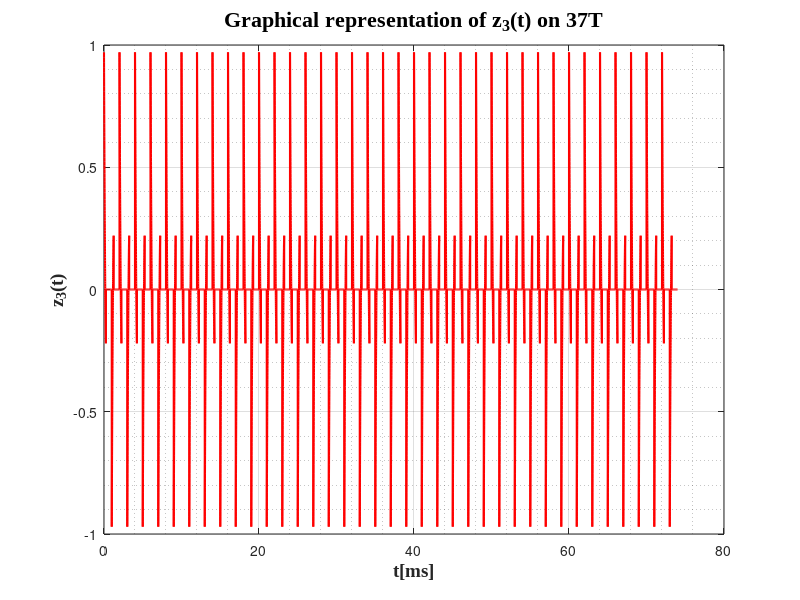

This figure's MATLAB source:
%z3(t) 
T_3=2;
t = linspace(0,1,100);
x = 0.86*t.^2-2.05*t+0.97;
a = linspace(0,1,100);
for i=1:400
    if i > 200
        a(i) = 0;
    end
    if i < 200
        a = x;
    end    
end
z3 = a'*ones(1,37*2);
for i = 1:37*2
    for k = 1:200*2
        z3(k,i) = z3(k,i)*((-1)^(i+1));
    end
end
z3 = z3(:);
T3 = linspace(0 ,37 * T_3, 29600);
plot(T3,z3-0,'r','LineWidth',1.5);
grid on;
grid minor;
xlabel('t[ms]', 'fontweight', 'bold', 'fontsize', 14, 'FontName', 'Times New Roman');
ylabel('z_{3}(t)','fontweight','bold','fontsize', 14, 'FontName', 'Times New Roman');
title('Graphical representation of z_{3}(t) on 37T','fontweight','bold','fontsize',16, 'FontName', 'Times New Roman');
